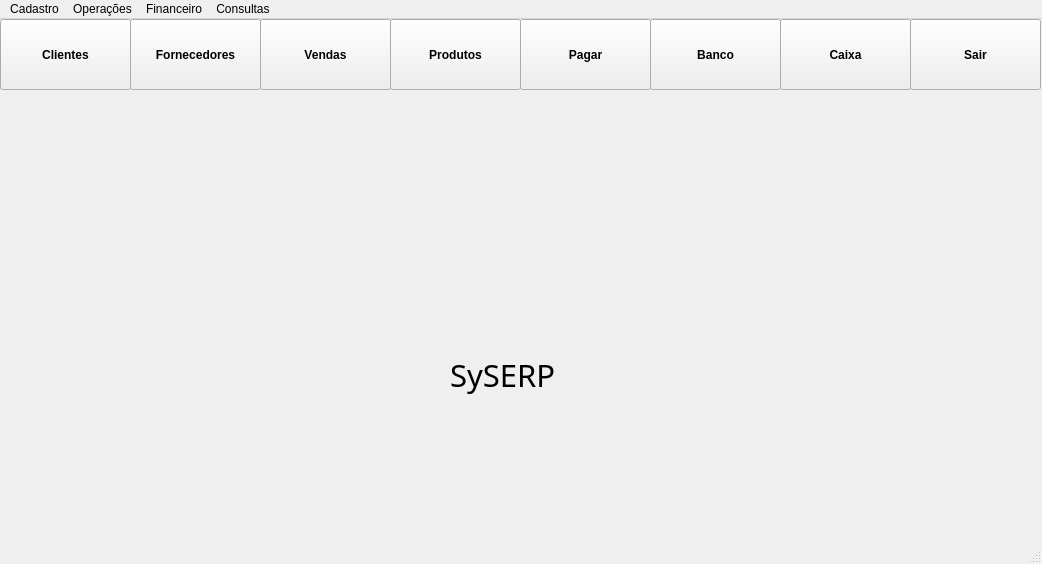
<?xml version="1.0" encoding="UTF-8"?>
<ui version="4.0">
 <class>SISERP</class>
 <widget class="QMainWindow" name="SISERP">
  <property name="geometry">
   <rect>
    <x>0</x>
    <y>0</y>
    <width>1042</width>
    <height>564</height>
   </rect>
  </property>
  <property name="sizePolicy">
   <sizepolicy hsizetype="Fixed" vsizetype="Fixed">
    <horstretch>0</horstretch>
    <verstretch>0</verstretch>
   </sizepolicy>
  </property>
  <property name="minimumSize">
   <size>
    <width>1000</width>
    <height>350</height>
   </size>
  </property>
  <property name="maximumSize">
   <size>
    <width>1042</width>
    <height>564</height>
   </size>
  </property>
  <property name="windowTitle">
   <string>SysERP</string>
  </property>
  <property name="windowIcon">
   <iconset resource="icons/erp.qrc">
    <normaloff>:/erp/erp.png</normaloff>:/erp/erp.png</iconset>
  </property>
  <widget class="QWidget" name="centralwidget">
   <widget class="QLabel" name="label">
    <property name="geometry">
     <rect>
      <x>350</x>
      <y>210</y>
      <width>291</width>
      <height>171</height>
     </rect>
    </property>
    <property name="styleSheet">
     <string notr="true">image: url(:/empresa/v914-ning-36.jpg)</string>
    </property>
    <property name="text">
     <string/>
    </property>
   </widget>
   <widget class="QLabel" name="label_2">
    <property name="geometry">
     <rect>
      <x>450</x>
      <y>320</y>
      <width>111</width>
      <height>71</height>
     </rect>
    </property>
    <property name="font">
     <font>
      <family>Neufreit</family>
      <pointsize>23</pointsize>
     </font>
    </property>
    <property name="text">
     <string>SySERP</string>
    </property>
   </widget>
   <widget class="QPushButton" name="bt_clientes">
    <property name="geometry">
     <rect>
      <x>0</x>
      <y>0</y>
      <width>131</width>
      <height>71</height>
     </rect>
    </property>
    <property name="font">
     <font>
      <weight>75</weight>
      <bold>true</bold>
     </font>
    </property>
    <property name="toolTip">
     <string>Clientes</string>
    </property>
    <property name="styleSheet">
     <string notr="true"/>
    </property>
    <property name="text">
     <string>Clientes</string>
    </property>
    <property name="icon">
     <iconset resource="icons/cliente.qrc">
      <normaloff>:/cliente/pessoa.png</normaloff>:/cliente/pessoa.png</iconset>
    </property>
    <property name="iconSize">
     <size>
      <width>32</width>
      <height>32</height>
     </size>
    </property>
   </widget>
   <widget class="QPushButton" name="bt_fornecedores">
    <property name="geometry">
     <rect>
      <x>130</x>
      <y>0</y>
      <width>131</width>
      <height>71</height>
     </rect>
    </property>
    <property name="font">
     <font>
      <weight>75</weight>
      <bold>true</bold>
     </font>
    </property>
    <property name="styleSheet">
     <string notr="true"/>
    </property>
    <property name="text">
     <string>Fornecedores</string>
    </property>
    <property name="icon">
     <iconset resource="icons/fornecedor.qrc">
      <normaloff>:/fornecedor/caminhao.png</normaloff>:/fornecedor/caminhao.png</iconset>
    </property>
    <property name="iconSize">
     <size>
      <width>32</width>
      <height>32</height>
     </size>
    </property>
   </widget>
   <widget class="QPushButton" name="bt_vendas">
    <property name="geometry">
     <rect>
      <x>260</x>
      <y>0</y>
      <width>131</width>
      <height>71</height>
     </rect>
    </property>
    <property name="font">
     <font>
      <weight>75</weight>
      <bold>true</bold>
     </font>
    </property>
    <property name="styleSheet">
     <string notr="true"/>
    </property>
    <property name="text">
     <string>Vendas</string>
    </property>
    <property name="icon">
     <iconset resource="icons/carrinho.qrc">
      <normaloff>:/carro/carrinho2.png</normaloff>:/carro/carrinho2.png</iconset>
    </property>
    <property name="iconSize">
     <size>
      <width>32</width>
      <height>32</height>
     </size>
    </property>
   </widget>
   <widget class="QPushButton" name="bt_produtos">
    <property name="geometry">
     <rect>
      <x>390</x>
      <y>0</y>
      <width>131</width>
      <height>71</height>
     </rect>
    </property>
    <property name="font">
     <font>
      <weight>75</weight>
      <bold>true</bold>
     </font>
    </property>
    <property name="styleSheet">
     <string notr="true"/>
    </property>
    <property name="text">
     <string>Produtos</string>
    </property>
    <property name="icon">
     <iconset resource="icons/produto.qrc">
      <normaloff>:/prod/produto.png</normaloff>:/prod/produto.png</iconset>
    </property>
    <property name="iconSize">
     <size>
      <width>32</width>
      <height>32</height>
     </size>
    </property>
   </widget>
   <widget class="QPushButton" name="bt_pagar">
    <property name="geometry">
     <rect>
      <x>520</x>
      <y>0</y>
      <width>131</width>
      <height>71</height>
     </rect>
    </property>
    <property name="font">
     <font>
      <weight>75</weight>
      <bold>true</bold>
     </font>
    </property>
    <property name="styleSheet">
     <string notr="true"/>
    </property>
    <property name="text">
     <string>Pagar</string>
    </property>
    <property name="icon">
     <iconset resource="icons/pagar.qrc">
      <normaloff>:/pagar/receber.png</normaloff>:/pagar/receber.png</iconset>
    </property>
    <property name="iconSize">
     <size>
      <width>32</width>
      <height>32</height>
     </size>
    </property>
   </widget>
   <widget class="QPushButton" name="bt_banco">
    <property name="geometry">
     <rect>
      <x>650</x>
      <y>0</y>
      <width>131</width>
      <height>71</height>
     </rect>
    </property>
    <property name="font">
     <font>
      <weight>75</weight>
      <bold>true</bold>
     </font>
    </property>
    <property name="styleSheet">
     <string notr="true"/>
    </property>
    <property name="text">
     <string>Banco</string>
    </property>
    <property name="icon">
     <iconset resource="icons/logo.qrc">
      <normaloff>:/empresa/banco2.png</normaloff>:/empresa/banco2.png</iconset>
    </property>
    <property name="iconSize">
     <size>
      <width>32</width>
      <height>32</height>
     </size>
    </property>
   </widget>
   <widget class="QPushButton" name="bt_caixa">
    <property name="geometry">
     <rect>
      <x>780</x>
      <y>0</y>
      <width>131</width>
      <height>71</height>
     </rect>
    </property>
    <property name="font">
     <font>
      <weight>75</weight>
      <bold>true</bold>
     </font>
    </property>
    <property name="styleSheet">
     <string notr="true"/>
    </property>
    <property name="text">
     <string>Caixa</string>
    </property>
    <property name="icon">
     <iconset resource="icons/caixa.qrc">
      <normaloff>:/caixa/pagar.png</normaloff>:/caixa/pagar.png</iconset>
    </property>
    <property name="iconSize">
     <size>
      <width>32</width>
      <height>32</height>
     </size>
    </property>
   </widget>
   <widget class="QPushButton" name="bt_sair">
    <property name="geometry">
     <rect>
      <x>910</x>
      <y>0</y>
      <width>131</width>
      <height>71</height>
     </rect>
    </property>
    <property name="font">
     <font>
      <weight>75</weight>
      <bold>true</bold>
     </font>
    </property>
    <property name="styleSheet">
     <string notr="true"/>
    </property>
    <property name="text">
     <string>Sair</string>
    </property>
    <property name="icon">
     <iconset resource="icons/sair.qrc">
      <normaloff>:/sair/sair2.png</normaloff>:/sair/sair2.png</iconset>
    </property>
    <property name="iconSize">
     <size>
      <width>32</width>
      <height>32</height>
     </size>
    </property>
   </widget>
  </widget>
  <widget class="QStatusBar" name="statusbar"/>
  <widget class="QMenuBar" name="menubar">
   <property name="geometry">
    <rect>
     <x>0</x>
     <y>0</y>
     <width>1042</width>
     <height>21</height>
    </rect>
   </property>
   <widget class="QMenu" name="menuCadasrtro">
    <property name="title">
     <string>Cadastro</string>
    </property>
    <addaction name="separator"/>
    <addaction name="actionCliente"/>
    <addaction name="separator"/>
    <addaction name="actionFronecedor"/>
    <addaction name="separator"/>
    <addaction name="actionUsu_rios"/>
    <addaction name="separator"/>
   </widget>
   <widget class="QMenu" name="menuOpera_es">
    <property name="title">
     <string>Operações</string>
    </property>
    <widget class="QMenu" name="menuCompra">
     <property name="title">
      <string>Compra</string>
     </property>
     <addaction name="actionCriar_Pedido_de_Compra"/>
     <addaction name="separator"/>
     <addaction name="actionRealizar_Compra"/>
     <addaction name="separator"/>
     <addaction name="actionCancelar"/>
    </widget>
    <addaction name="separator"/>
    <addaction name="menuCompra"/>
    <addaction name="separator"/>
    <addaction name="actionEstoque"/>
    <addaction name="separator"/>
    <addaction name="actionConsumo"/>
    <addaction name="separator"/>
   </widget>
   <widget class="QMenu" name="menuFinanceiro">
    <property name="title">
     <string>Financeiro</string>
    </property>
    <widget class="QMenu" name="menuNotas_Fiscais">
     <property name="title">
      <string>Notas Fiscais</string>
     </property>
     <addaction name="actionEntrada"/>
     <addaction name="separator"/>
     <addaction name="actionSa_da"/>
    </widget>
    <addaction name="separator"/>
    <addaction name="actionContas_a_Pagar"/>
    <addaction name="separator"/>
    <addaction name="actionA_Receber"/>
    <addaction name="separator"/>
    <addaction name="menuNotas_Fiscais"/>
    <addaction name="separator"/>
   </widget>
   <widget class="QMenu" name="menuConsultas">
    <property name="title">
     <string>Consultas</string>
    </property>
    <addaction name="actionConsumo_2"/>
    <addaction name="separator"/>
    <addaction name="actionD_bitos"/>
   </widget>
   <addaction name="menuCadasrtro"/>
   <addaction name="menuOpera_es"/>
   <addaction name="menuFinanceiro"/>
   <addaction name="menuConsultas"/>
  </widget>
  <action name="actionCliente">
   <property name="text">
    <string>Cliente</string>
   </property>
  </action>
  <action name="actionFronecedor">
   <property name="text">
    <string>Fronecedor</string>
   </property>
  </action>
  <action name="actionUsu_rios">
   <property name="text">
    <string>Usuários</string>
   </property>
  </action>
  <action name="actionEstoque">
   <property name="text">
    <string>Estoque</string>
   </property>
  </action>
  <action name="actionConsumo">
   <property name="text">
    <string>Consumo</string>
   </property>
  </action>
  <action name="actionCriar_Pedido_de_Compra">
   <property name="text">
    <string>Criar Pedido de Compra</string>
   </property>
  </action>
  <action name="actionRealizar_Compra">
   <property name="text">
    <string>Realizar Compra</string>
   </property>
  </action>
  <action name="actionCancelar">
   <property name="text">
    <string>Cancelar</string>
   </property>
  </action>
  <action name="actionContas_a_Pagar">
   <property name="text">
    <string>Contas a Pagar</string>
   </property>
  </action>
  <action name="actionA_Receber">
   <property name="text">
    <string>A Receber</string>
   </property>
  </action>
  <action name="actionEntrada">
   <property name="text">
    <string>Entrada</string>
   </property>
  </action>
  <action name="actionSa_da">
   <property name="text">
    <string>Saída</string>
   </property>
  </action>
  <action name="actionConsumo_2">
   <property name="text">
    <string>Consumo</string>
   </property>
  </action>
  <action name="actionD_bitos">
   <property name="text">
    <string>Débitos</string>
   </property>
  </action>
 </widget>
 <resources>
  <include location="icons/logo.qrc"/>
  <include location="icons/erp.qrc"/>
  <include location="icons/sair.qrc"/>
  <include location="icons/caixa.qrc"/>
  <include location="icons/pagar.qrc"/>
  <include location="icons/produto.qrc"/>
  <include location="icons/carrinho.qrc"/>
  <include location="icons/fornecedor.qrc"/>
  <include location="icons/cliente.qrc"/>
 </resources>
 <connections/>
</ui>
